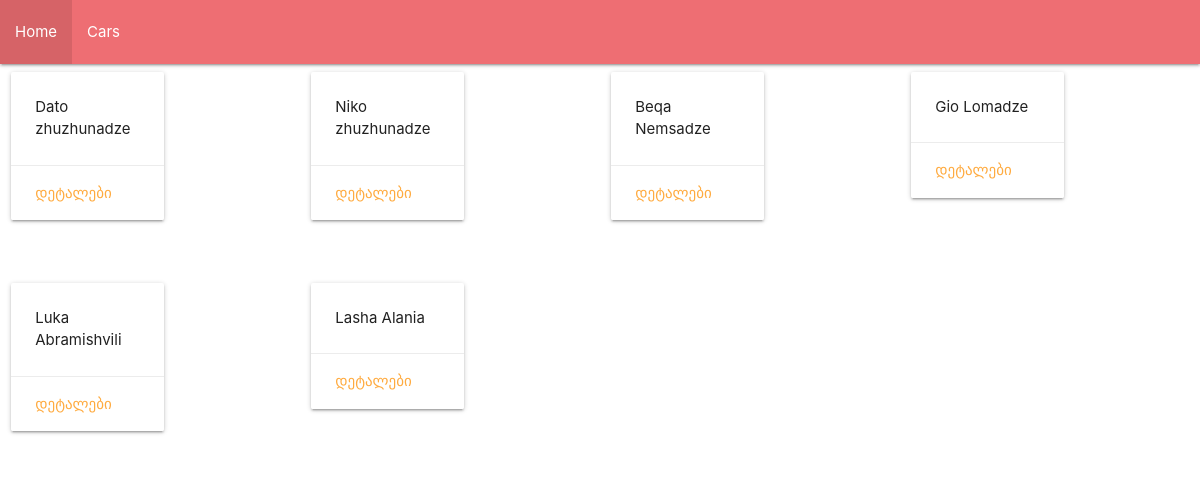
The page / on the database its author committed.
### washapp/models.py (models this page shows, shortened)
class Washer(models.Model):
    name = models.CharField(max_length=30)
    surname = models.CharField(max_length=40)
    percentage = models.IntegerField()

### washapp/views.py (the view)
# urls.py: 2. Add a URL to urlpatterns:  path('', views.home, name='home')
def home(request):
    man=Washer.objects.all()
    return render(request, "washapp/home.html", {"washer":man})

### washapp/templates/washapp/home.html
{% extends "washapp/base.html" %}
{% block content %}
    {% for i in washer %}
        {% if forloop.counter0|divisibleby:4 %}
            <div class="row">
        {% endif %}
    <div class="col s12 m3 l3">
    <div class="row">
        <div class="col s12 m7">
          <div class="card">
            <div class="card-content">
              <p>{{i.name}} {{i.surname}}</p>
            </div>
            <div class="card-action">
              <a href="{% url 'detail' i.id %}">დეტალები</a>
            </div>
          </div>
        </div>
      </div>
    </div>
    {% if forloop.counter|divisibleby:4 or forloop.last %}
        </div>
    {% endif %}
    {% endfor %}
{% endblock %}

### rows shown on the page
Washer: name "Dato", surname "zhuzhunadze"
Washer: name "Niko", surname "zhuzhunadze"
Washer: name "Beqa", surname "Nemsadze"
Washer: name "Gio", surname "Lomadze"
Washer: name "Luka", surname "Abramishvili"
Washer: name "Lasha", surname "Alania"
